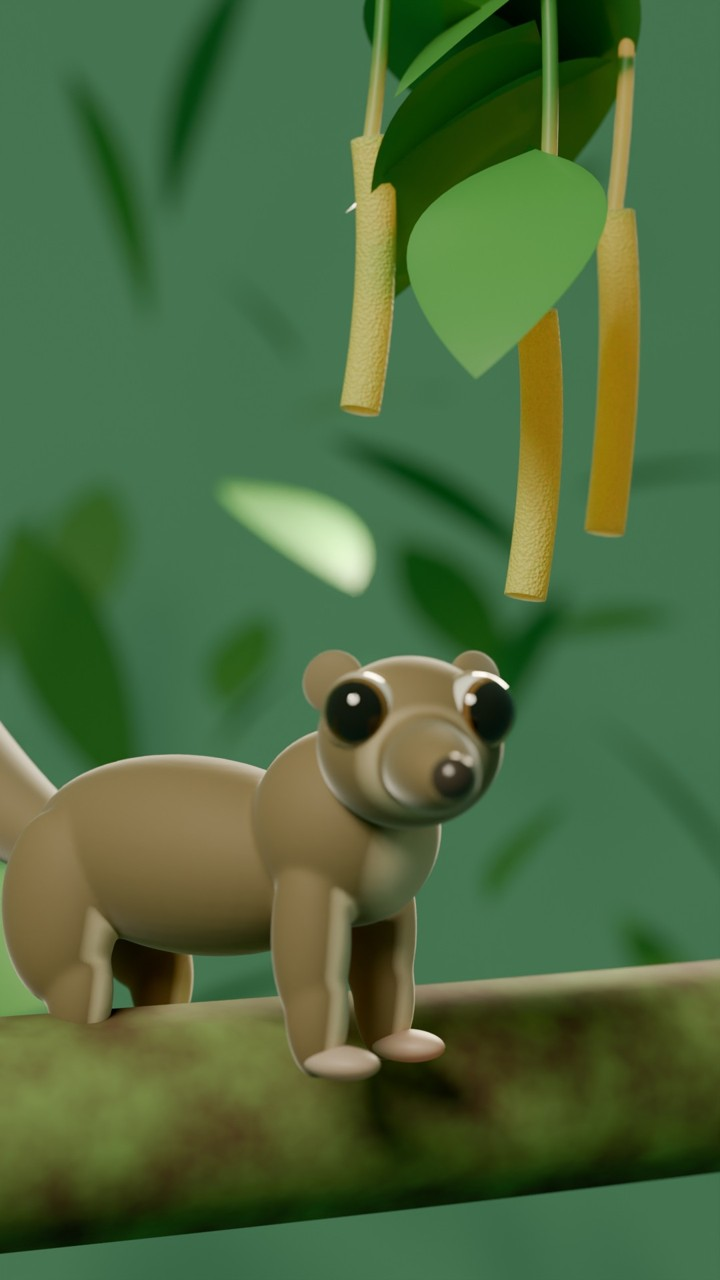
#> input picture studio/episodios/ep02-pajaros-picante/auditoria/4-cuadros-ciclo1/r1/materiales/estilo_bosque_HD.jpg, 720 x 1280 px
$ python -i post.py   (imports and definitions only)
#> lines starting #> are read from the running program, lines starting #| are printed output that depends on the picture
"""Post del Ep. 1: subtítulos palabra a palabra, etiquetas tipo píldora, rebobinado VHS y armado del video.

Uso: python3 post.py <carpeta_cuadros> <salida_cuadros>
Lee words.json y ep01_planos.json. Los cuadros que faltan del plano 6 se arman rebobinando los planos 1-5.
"""
import json, math, os, sys
import numpy as np
from PIL import Image, ImageDraw, ImageFont, ImageFilter

HERE = os.path.dirname(os.path.abspath(__file__))
EPI = os.environ.get("EPI_DIR", os.path.abspath(os.path.join(HERE, "..")))
OUT = os.environ.get("OUT", os.path.join(HERE, "out"))  # en el repo se usa OUT fuera del árbol
src_dir, dst_dir = sys.argv[1], sys.argv[2]
# [1 line not run here, left out]
W, H = 1080, 1920
FPS = 30
# [2 lines not run here, left out]
# [1 line that did not run here, left out]
# [1 line that did not run here, left out]
# [1 line that did not run here, left out]
FONTS = os.path.abspath(os.path.join(HERE, "../../../plantilla/fonts"))
FONT = os.path.join(FONTS, "Inter-Black.otf")
FONT_B = os.path.join(FONTS, "Inter-ExtraBold.otf")
YELLOW = (255, 210, 63)
CYAN = (92, 225, 230)
KEYWORDS = {"HELADO", "FRENTE", "CEREBRO", "CALOR", "CARRITO", "PALADAR", "VASOS", "SANGUÍNEOS", "CALIENTE", "TRIGÉMINO", "CARA",
            "HARVARD", "2012", "TRECE", "ARTERIA", "DOLOR", "NERVIOS", "LENGUA", "TIBIO", "PELIGROSO", "LENTO", "MINUTOS", "FRÍO"}
BOX = (120, 888, 1000, 1250)  # x0, x1, y0, y1 de la zona de subtítulos


def t_of(f):
    return (f - 1) / FPS


# [13 lines left out: functions shot_of, clean, not called in this run]


groups, cur = [], []
# [9 lines not run here, left out]
# palabras muy largas van solas
g2 = []
# [7 lines not run here, left out]
groups = g2
# el nombre científico ya está en letras gigantes: sin subtítulos desde que se empieza a decir
# [1 line that did not run here, left out]
# [1 line that did not run here, left out]


# [7 lines left out: function fit_font, not called in this run]


def gap(font, a, b):
    """Espacio entre dos palabras: el normal más lo que crece cada una con el pop (6 % de su ancho por lado)."""
    return font.getlength(" ") + 0.07 * (font.getlength(a) + font.getlength(b))


def line_w(font, toks):
    return sum(font.getlength(t) for t in toks) + sum(gap(font, toks[i], toks[i + 1]) for i in range(len(toks) - 1))


# [14 lines left out: function layout, not called in this run]


SUB_LOG = []


# [49 lines left out: function draw_subs, not called in this run]


# ---------- píldoras ----------
PILLS = {  # plano: [(texto, estilo)]
    10: [("PALADAR", "blanca")], 31: [("PALADAR", "blanca")], 25: [("PALADAR", "blanca")], 11: [("VASOS SANGUÍNEOS", "blanca")], 13: [("NERVIO TRIGÉMINO", "amarilla")],
    15: [("EXPLICACIÓN MÁS ACEPTADA", "blanca")], 32: [("CORTEZA SENSITIVA", "amarilla")],
    17: [("HARVARD · 2012", "blanca")], 18: [("13 VOLUNTARIOS", "blanca")], 19: [("ARTERIA DEL CEREBRO", "blanca")],
    21: [("0 RECEPTORES DE DOLOR", "coral")], 34: [("EL TRUCO", "amarilla")],
    27: [("DURA ≤ 2 MIN", "blanca")], 35: [("NO ES PELIGROSO", "verde")],
}
PILL_POS = {34: "lado", 35: "lado"}                 # primeros planos: al costado de la cara, nunca encima
# [1 line that did not run here, left out]
STY = {"blanca": ((255, 255, 255), (20, 24, 30)), "amarilla": (YELLOW, (20, 24, 30)), "coral": ((255, 92, 75), (255, 255, 255)), "verde": ((60, 200, 120), (255, 255, 255))}
PILL_FONT = ImageFont.truetype(FONT_B, 52)


# [110 lines left out: functions pill, draw_pills, draw_pain_meter, draw_question, rewind_frame, not called in this run]


_cache = {}


# [8 lines left out: function load, not called in this run]


def bloom(rgb):
    """Resplandor de lo que brilla dentro de la cabeza (lo que se está explicando)."""
    from PIL import ImageFilter
    a = np.asarray(rgb).astype(np.float32) / 255.0
    lum = a.max(axis=2, keepdims=True)
    hi = np.clip((lum - 0.62) / 0.38, 0, 1) * a
    hi_im = Image.fromarray((hi * 255).astype(np.uint8))
    b1 = np.asarray(hi_im.filter(ImageFilter.GaussianBlur(14))).astype(np.float32) / 255.0
    b2 = np.asarray(hi_im.filter(ImageFilter.GaussianBlur(48))).astype(np.float32) / 255.0
    out = 1 - (1 - a) * (1 - 0.75 * b1) * (1 - 0.55 * b2)   # screen: no quema los blancos
    return Image.fromarray((np.clip(out, 0, 1) * 255).astype(np.uint8))


# [18 lines left out: function process, not called in this run]


# [8 lines not run here, left out]

>>> import cv2
>>> picture = cv2.imread('../../ep02-pajaros-picante/auditoria/4-cuadros-ciclo1/r1/materiales/estilo_bosque_HD.jpg', cv2.IMREAD_GRAYSCALE)
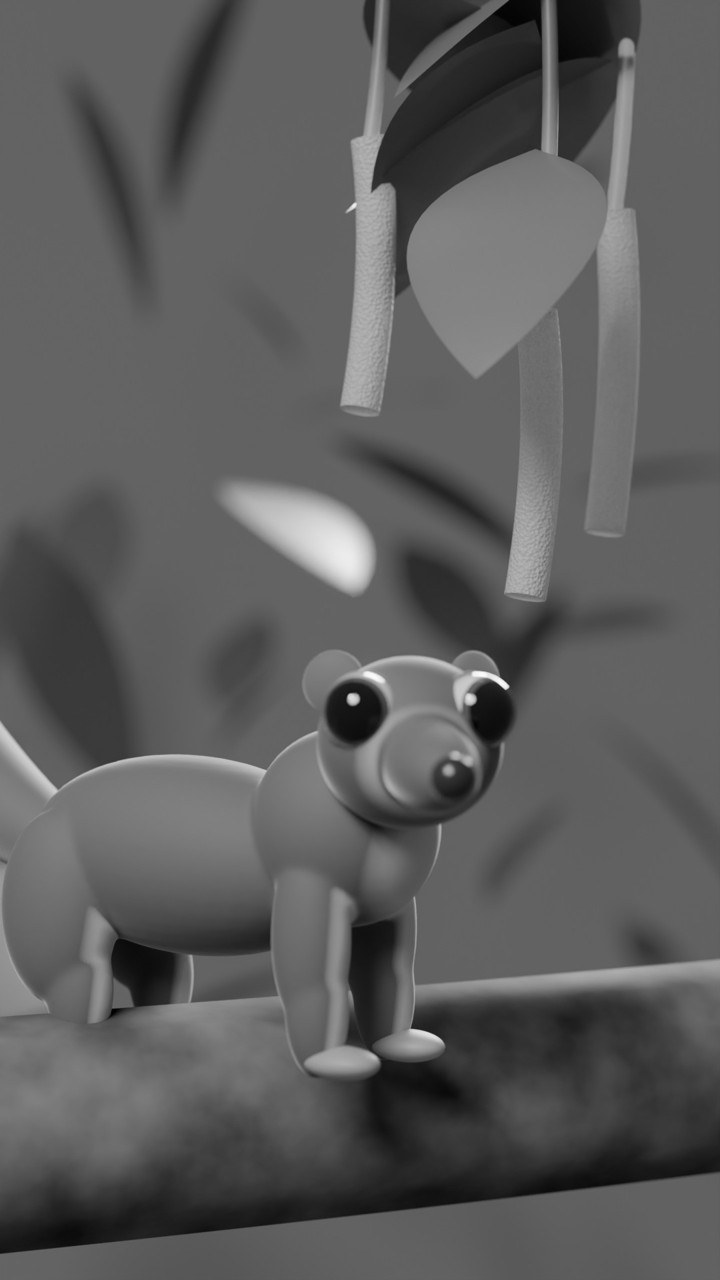
#> picture: shape (1280, 720); min 0, max 254, mean 92
>>> result = bloom(picture)
#> (the run stopped early here; a loop or call above may not have finished)
